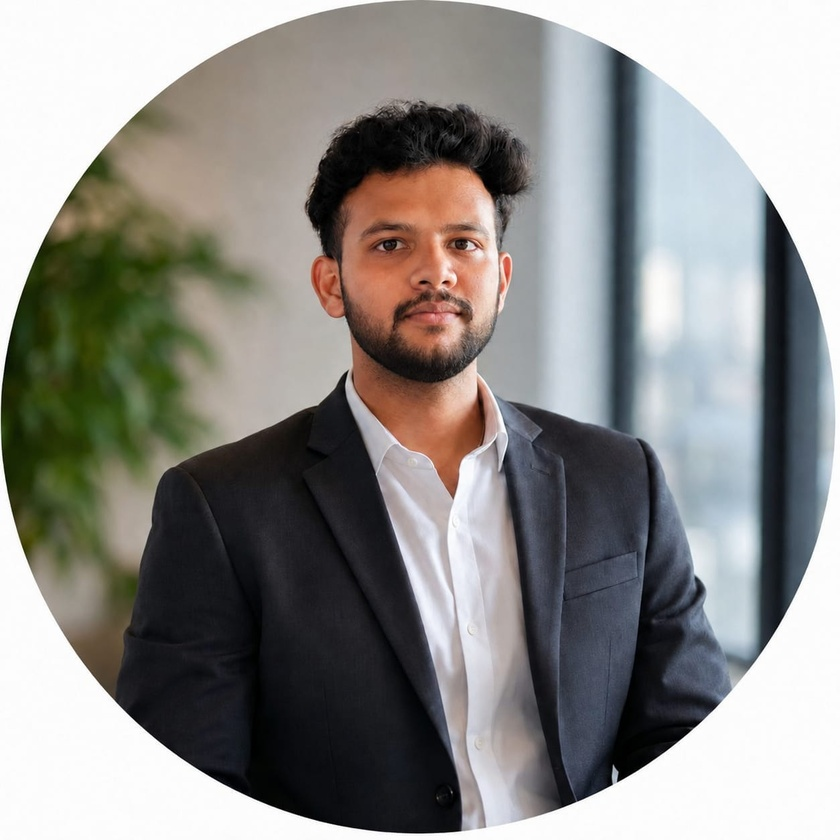
#> input picture backend/storage/quarantine/quarantine/image/20260925/6151d53b-4ba3-465a-8dc0-034f5c476df9.jpg, 840 x 840 px, shrunk from 1254 x 1254 before the run; its folder holds only this picture in this run
$ python -i noise.py   (imports and definitions only)   (older library calls are emulated)
#> lines starting #> are read from the running program, lines starting #| are printed output that depends on the picture
#> further down, picture is the input picture: PIL image 840x840 RGB; mean R, G, B 141.2, 139.9, 136.9
"""
TruthLens AI/ML — Noise Variance & FFT Frequency Anomaly Engine
Blueprint: Module 05 — "noise variance calculator"
           Section J S2 — "noise variance, FFT frequencies"

Two complementary forensic approaches:
1. Laplacian & High-Pass Noise Residual Analysis (spatial domain):
   - Computes local high-pass residual ($I - \text{smooth}(I)$).
   - Calculates patch-level noise variance to map sensor noise uniformity.
   - Spliced composites or AI-generated inpainting often exhibit localized noise voids
     or sharp noise-level discontinuities.

2. FFT 2-D Spectral Analysis (frequency domain):
   - Computes 2-D Fast Fourier Transform log-magnitude spectrum.
   - Analyzes outer high-frequency energy ratio and azimuthal distribution.
   - Detects periodic grid artefacts (GAN upsampling, checkerboard patterns)
     and abnormal high-frequency spectral roll-offs (diffusion de-noising blur).

Heuristic Nature Disclaimer:
   - Noise and FFT measurements are heuristic physical indicators.
   - Natural texture variations, depth-of-field bokeh, and camera ISO settings
     influence noise variance; these values are never represented as calibrated
     manipulation probabilities.
"""

from __future__ import annotations

import logging
from typing import Any, Dict, Tuple

import cv2
import numpy as np
from PIL import Image

logger = logging.getLogger(__name__)


def calculate_noise_variance(pil_image: Image.Image) -> float:
    """
    Estimate global image noise variance using the Laplacian variance method.

    Args:
        pil_image: Source image (RGB).

    Returns:
        float >= 0. Lower values indicate smoother or synthetic textures;
        higher values indicate organic camera sensor grain.
    """
    gray = cv2.cvtColor(np.array(pil_image.convert("RGB")), cv2.COLOR_RGB2GRAY)
    laplacian = cv2.Laplacian(gray, cv2.CV_64F)
    variance = float(laplacian.var())
    logger.debug("Laplacian noise variance: %.6f", variance)
    return float(variance)


# [34 lines left out: function calculate_fft_high_freq_ratio, not called in this run]


def generate_noise_map(pil_image: Image.Image) -> Tuple[np.ndarray, Dict[str, Any]]:
    """
    Generate a visual spatial noise-residual inconsistency heatmap and metrics.

    Args:
        pil_image: Source image (RGB).

    Returns:
        Tuple of:
            heatmap_bgr — uint8 numpy array (H, W, 3) BGR colour-mapped noise map.
            metrics — dict of spatial noise statistics.
    """
    rgb = np.array(pil_image.convert("RGB"), dtype=np.uint8)
    gray = cv2.cvtColor(rgb, cv2.COLOR_RGB2GRAY).astype(np.float32)
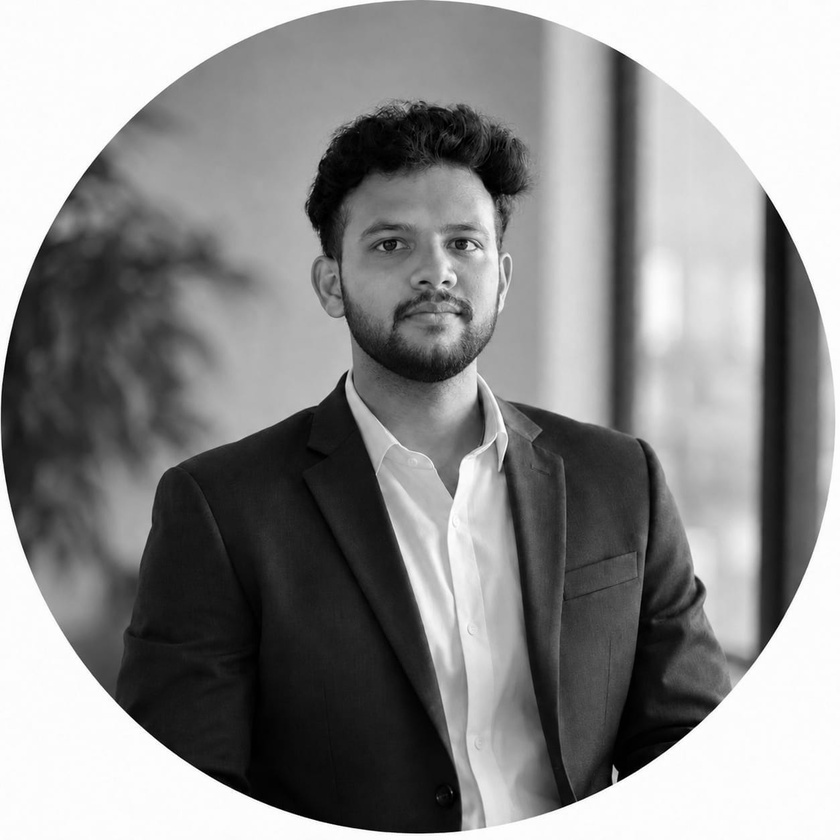
#> gray: shape (840, 840) float32; min 0, max 255, mean 140
    h, w = gray.shape
#> h = 840; w = 840

    # High-pass residual: difference from 5x5 Gaussian blur
    blurred = cv2.GaussianBlur(gray, (5, 5), 1.0)
    residual = np.abs(gray - blurred)
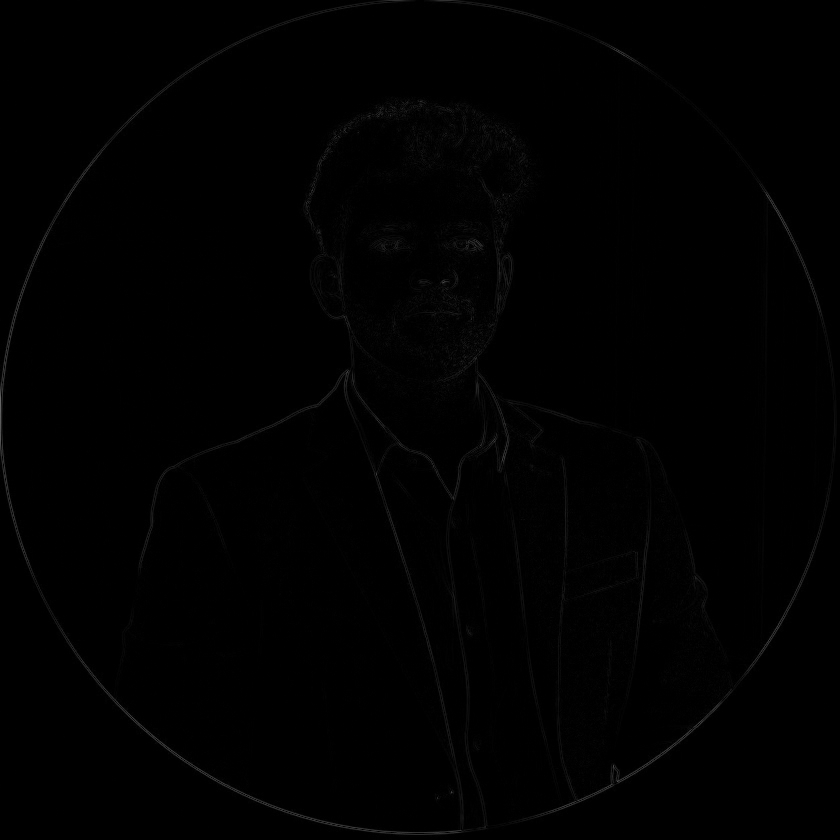
#> residual: shape (840, 840) float32; min 0, max 104.7, mean 1.3

    # Local variance map (9x9 box filter)
    kernel = np.ones((9, 9), np.float32) / 81.0
    mean_sq = cv2.filter2D(residual ** 2, -1, kernel)
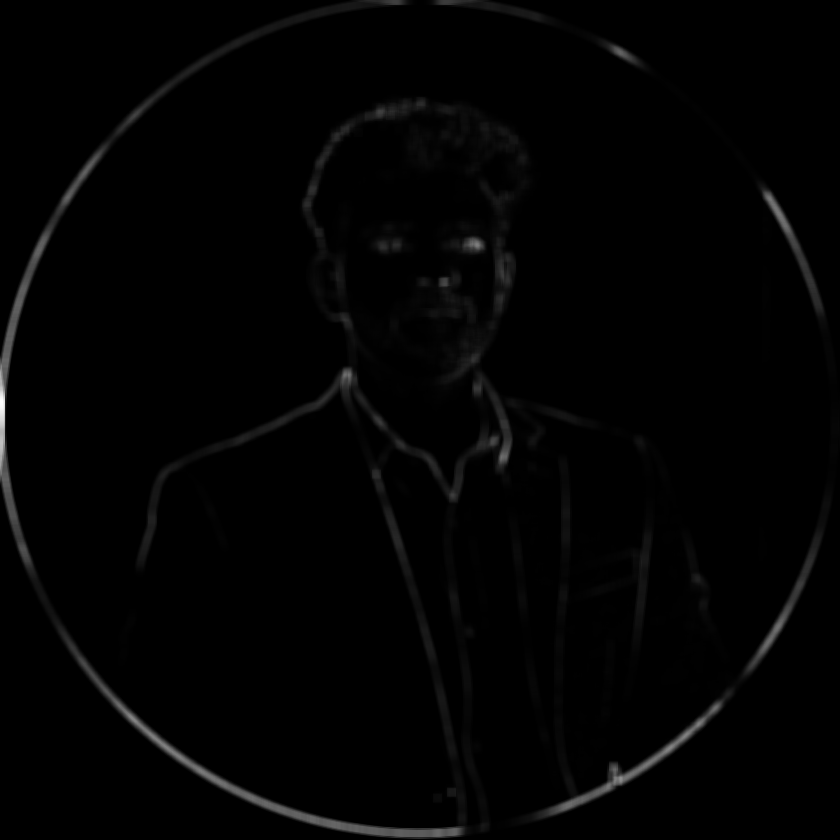
#> mean_sq: shape (840, 840) float32; min 0, max 1504.7, mean 17.5; drawn with min black and max white
    sq_mean = cv2.filter2D(residual, -1, kernel) ** 2
    local_var = np.maximum(mean_sq - sq_mean, 0.0)

    # Normalize to 0-255 for color mapping
    v_max = float(np.percentile(local_var, 99))
#> v_max = 270.1
    if v_max > 0:
        var_norm = np.clip(local_var / v_max * 255.0, 0, 255).astype(np.uint8)
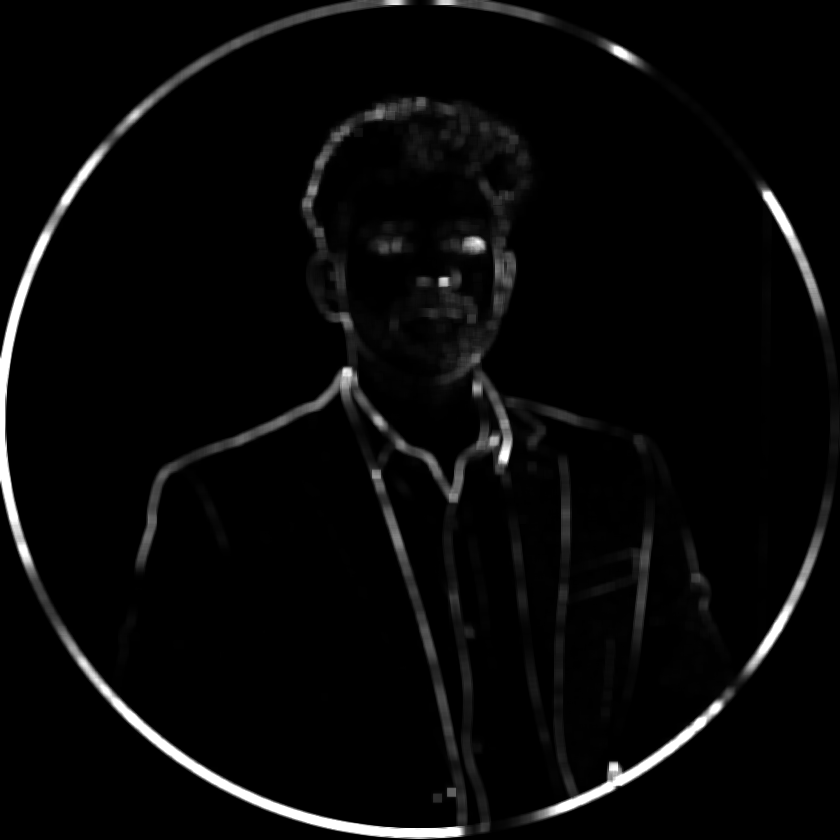
#> var_norm: shape (840, 840); min 0, max 255, mean 8.7
    else:
        var_norm = local_var.astype(np.uint8)

    heatmap_bgr = cv2.applyColorMap(var_norm, cv2.COLORMAP_INFERNO)
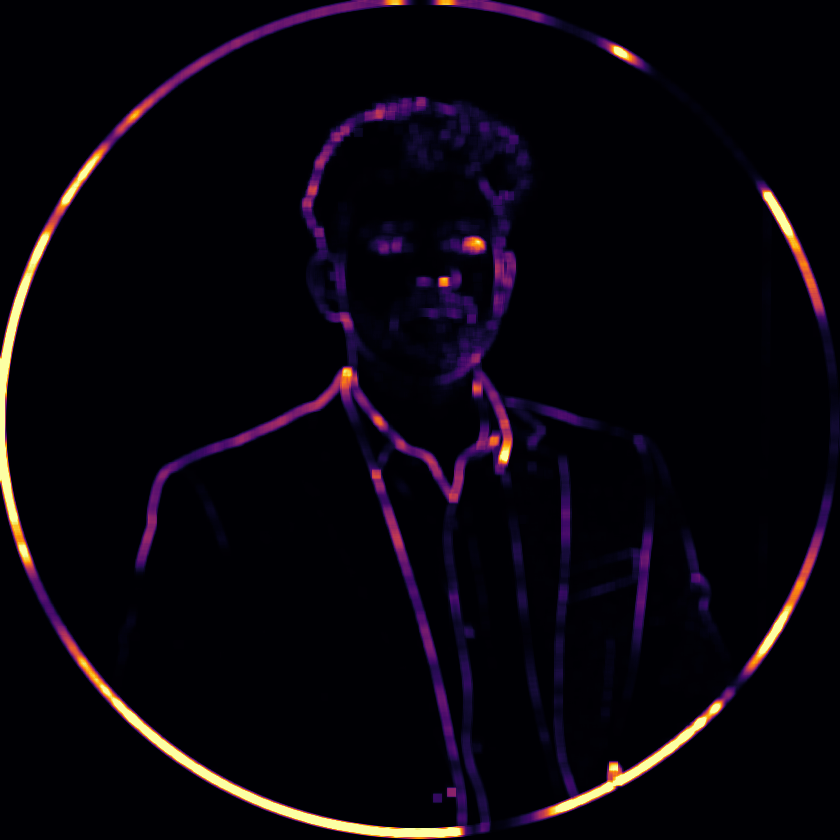
#> heatmap_bgr: shape (840, 840, 3); mean B, G, R 12.8, 5.4, 9.9

    # Regional inconsistency across 8x8 patches
    rows, cols = 8, 8
    ph, pw = max(h // rows, 2), max(w // cols, 2)
#> ph = 105; pw = 105
    patch_vars: list[float] = []
    for r in range(rows):
        for c in range(cols):
            p = local_var[r * ph : min((r + 1) * ph, h), c * pw : min((c + 1) * pw, w)]
            if p.size > 0:
                patch_vars.append(float(np.mean(p)))
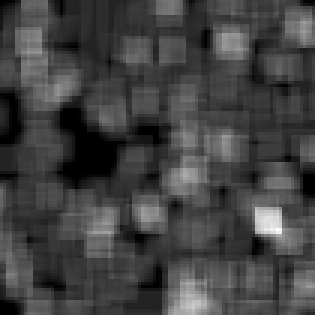
#> p: shape (105, 105) float32 (shown 3 times larger); min 0, max 0.103, mean 0.027; drawn with min black and max white
#> after the loop, patch_vars = 64 values, max 34.58 at index 58, min 0.0226 at index 0, mean 10.31

    p_arr = np.array(patch_vars, dtype=np.float64) if patch_vars else np.array([0.0])
#> p_arr has the same summary as patch_vars
    mean_v = float(np.mean(p_arr))
#> mean_v = 10.31
    std_v = float(np.std(p_arr))
#> std_v = 9.91
    cv_score = float(std_v / (mean_v + 1e-4))
#> cv_score = 0.961
    laplacian_var = calculate_noise_variance(pil_image)
#> in calculate_noise_variance, `laplacian = cv2.Laplacian(gray, cv2.CV_64F)`:
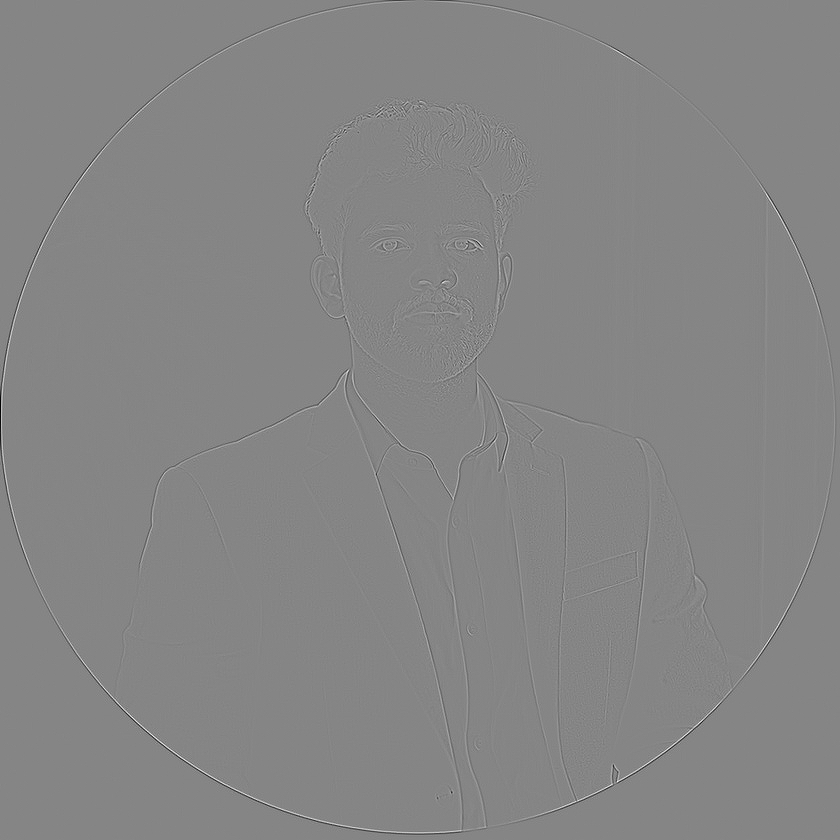
#> laplacian: shape (840, 840) float64; min -334, max 304, mean 0; drawn with min black and max white
#> in calculate_noise_variance, `variance = float(laplacian.var())`: variance = 209.2
#> laplacian_var = 209.2

    metrics = {
        "laplacian_noise_variance": round(laplacian_var, 4),
        "patch_noise_cv": round(cv_score, 4),
        "is_suspicious": bool(cv_score > 0.75),
        "is_heuristic": True,
        "disclaimer": (
            "Noise variance is a heuristic indicator of sensor grain and local compression consistency. "
            "It varies naturally with scene lighting, depth-of-field, and camera sensor ISO."
        ),
    }

    return heatmap_bgr, metrics


# [76 lines left out: function generate_fft_spectrum, not called in this run]

>>> from PIL import Image
>>> picture = Image.open('../../../backend/storage/quarantine/quarantine/image/20260925/6151d53b-4ba3-465a-8dc0-034f5c476df9.jpg')
>>> result = generate_noise_map(picture)

$ run again, on backend/storage/quarantine/quarantine/image/20260925/83f0c87a-2c6f-4044-9fc9-6de2cc5ee8ad.jpg
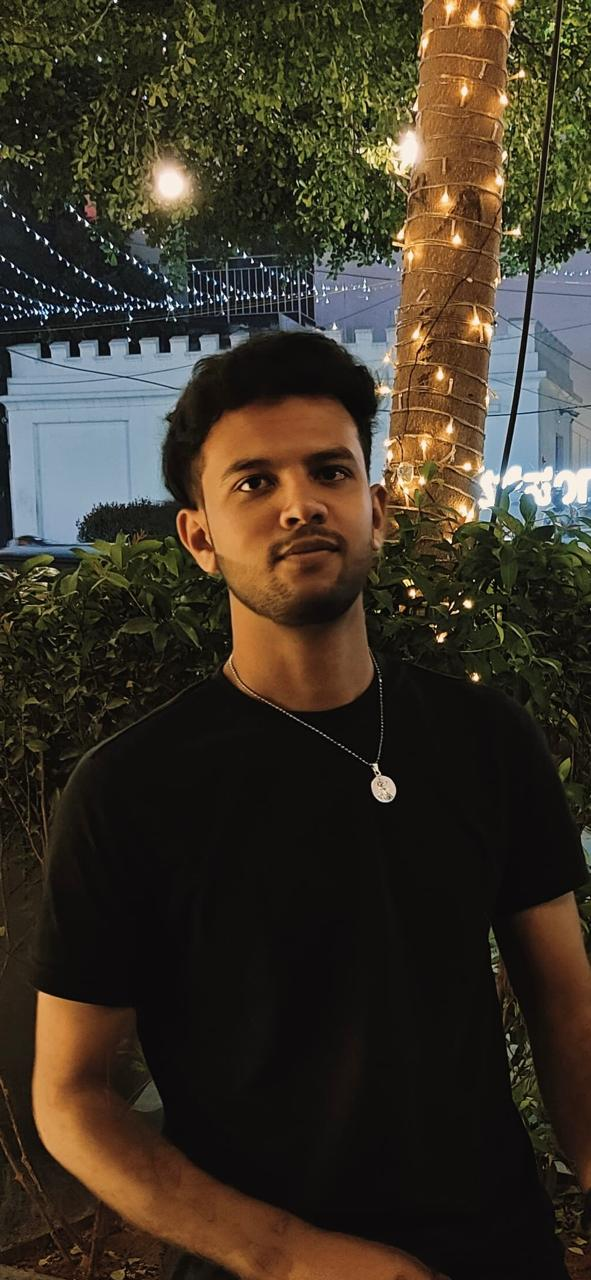
#> input picture backend/storage/quarantine/quarantine/image/20260925/83f0c87a-2c6f-4044-9fc9-6de2cc5ee8ad.jpg, 591 x 1280 px
#> picture is the input picture: PIL image 591x1280 RGB; mean R, G, B 60, 52.4, 40
#> v_max = 384.3
#> after the loop in generate_noise_map, `for r in range(rows):`:
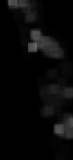
#> p: shape (160, 73) float32; min 4.34e-19, max 103.2, mean 8.9
#> after the loop in generate_noise_map, `for r in range(rows):`: patch_vars = 64 values, max 148.4 at index 8, min 0.00943 at index 43, mean 38.7
#> p_arr has the same summary as patch_vars
#> mean_v = 38.7
#> std_v = 42.14
#> cv_score = 1.09
#> in calculate_noise_variance, `laplacian = cv2.Laplacian(gray, cv2.CV_64F)`:
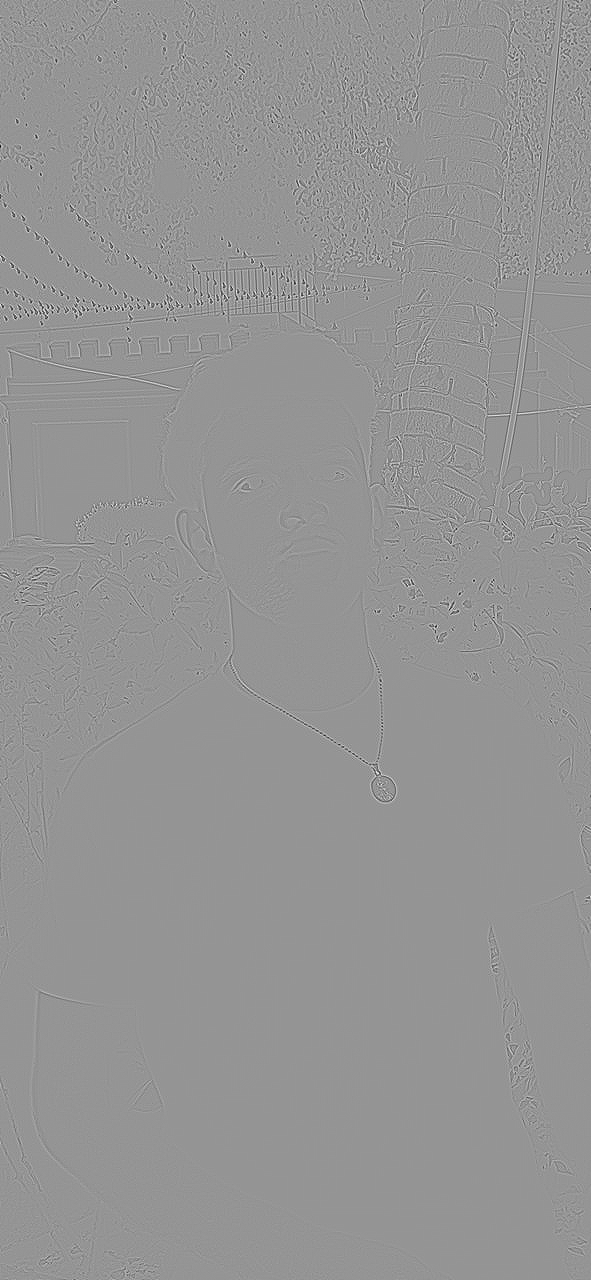
#> laplacian: shape (1280, 591) float64; min -476, max 340, mean 0; drawn with min black and max white
#> variance = 1016.9
